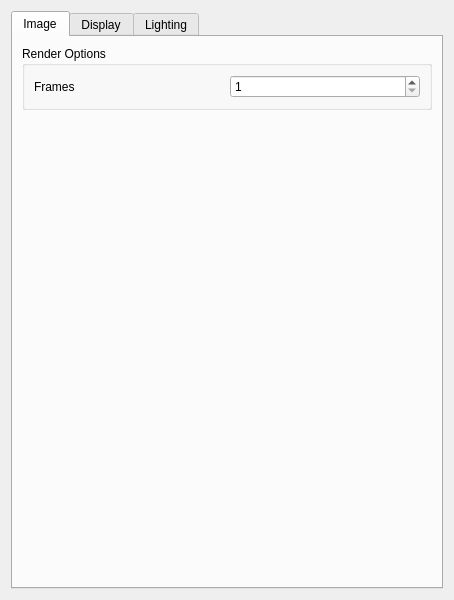
<?xml version="1.0" encoding="UTF-8"?>
<ui version="4.0">
 <class>OsprayViewer</class>
 <widget class="QDialog" name="OsprayViewer">
  <property name="geometry">
   <rect>
    <x>0</x>
    <y>0</y>
    <width>454</width>
    <height>600</height>
   </rect>
  </property>
  <property name="sizePolicy">
   <sizepolicy hsizetype="Preferred" vsizetype="Preferred">
    <horstretch>0</horstretch>
    <verstretch>0</verstretch>
   </sizepolicy>
  </property>
  <property name="minimumSize">
   <size>
    <width>454</width>
    <height>600</height>
   </size>
  </property>
  <property name="windowTitle">
   <string>OsprayViewer</string>
  </property>
  <layout class="QGridLayout" name="gridLayout_7">
   <item row="0" column="0">
    <widget class="QTabWidget" name="tabWidget">
     <property name="currentIndex">
      <number>0</number>
     </property>
     <widget class="QWidget" name="tab">
      <attribute name="title">
       <string>Image</string>
      </attribute>
      <layout class="QGridLayout" name="gridLayout_12">
       <item row="5" column="0">
        <spacer name="verticalSpacer">
         <property name="orientation">
          <enum>Qt::Vertical</enum>
         </property>
         <property name="sizeHint" stdset="0">
          <size>
           <width>20</width>
           <height>40</height>
          </size>
         </property>
        </spacer>
       </item>
       <item row="0" column="0">
        <widget class="QGroupBox" name="groupBox_7">
         <property name="title">
          <string>Render Options</string>
         </property>
         <layout class="QGridLayout" name="gridLayout_8">
          <item row="0" column="0">
           <widget class="QLabel" name="label_18">
            <property name="text">
             <string>Frames</string>
            </property>
           </widget>
          </item>
          <item row="0" column="1">
           <widget class="QSpinBox" name="framesSpinBox_">
            <property name="minimum">
             <number>1</number>
            </property>
            <property name="maximum">
             <number>9999</number>
            </property>
           </widget>
          </item>
         </layout>
        </widget>
       </item>
      </layout>
     </widget>
     <widget class="QWidget" name="tab_2">
      <attribute name="title">
       <string>Display</string>
      </attribute>
      <layout class="QVBoxLayout" name="verticalLayout_2">
       <item>
        <widget class="QGroupBox" name="groupBox_5">
         <property name="title">
          <string>Background Color</string>
         </property>
         <layout class="QGridLayout" name="gridLayout_5">
          <item row="0" column="1">
           <widget class="QDoubleSpinBox" name="backgroundColorRDoubleSpinBox_">
            <property name="maximum">
             <double>1.000000000000000</double>
            </property>
            <property name="singleStep">
             <double>0.010000000000000</double>
            </property>
           </widget>
          </item>
          <item row="2" column="0">
           <widget class="QLabel" name="label_17">
            <property name="text">
             <string>B</string>
            </property>
           </widget>
          </item>
          <item row="1" column="1">
           <widget class="QDoubleSpinBox" name="backgroundColorGDoubleSpinBox_">
            <property name="maximum">
             <double>1.000000000000000</double>
            </property>
            <property name="singleStep">
             <double>0.010000000000000</double>
            </property>
           </widget>
          </item>
          <item row="2" column="1">
           <widget class="QDoubleSpinBox" name="backgroundColorBDoubleSpinBox_">
            <property name="minimum">
             <double>0.000000000000000</double>
            </property>
            <property name="maximum">
             <double>1.000000000000000</double>
            </property>
            <property name="singleStep">
             <double>0.010000000000000</double>
            </property>
            <property name="value">
             <double>0.000000000000000</double>
            </property>
           </widget>
          </item>
          <item row="1" column="0">
           <widget class="QLabel" name="label_16">
            <property name="text">
             <string>G</string>
            </property>
           </widget>
          </item>
          <item row="0" column="0">
           <widget class="QLabel" name="label_15">
            <property name="text">
             <string>R</string>
            </property>
           </widget>
          </item>
         </layout>
        </widget>
       </item>
       <item>
        <widget class="QGroupBox" name="groupBox_2">
         <property name="title">
          <string>Streamlines--TODO: move to ShowField</string>
         </property>
         <layout class="QGridLayout" name="gridLayout_14">
          <item row="0" column="0">
           <widget class="QLabel" name="label_24">
            <property name="text">
             <string>Radius</string>
            </property>
           </widget>
          </item>
          <item row="0" column="1">
           <widget class="QDoubleSpinBox" name="streamlineRadiusDoubleSpinBox_">
            <property name="decimals">
             <number>4</number>
            </property>
            <property name="singleStep">
             <double>0.010000000000000</double>
            </property>
           </widget>
          </item>
         </layout>
        </widget>
       </item>
       <item>
        <spacer name="verticalSpacer_2">
         <property name="orientation">
          <enum>Qt::Vertical</enum>
         </property>
         <property name="sizeHint" stdset="0">
          <size>
           <width>20</width>
           <height>40</height>
          </size>
         </property>
        </spacer>
       </item>
      </layout>
     </widget>
     <widget class="QWidget" name="tab_4">
      <attribute name="title">
       <string>Lighting</string>
      </attribute>
      <layout class="QVBoxLayout" name="verticalLayout_4">
       <item>
        <widget class="QGroupBox" name="groupBox_8">
         <property name="title">
          <string>Type</string>
         </property>
         <layout class="QGridLayout" name="gridLayout_11">
          <item row="0" column="0">
           <widget class="QComboBox" name="lightTypeComboBox_">
            <property name="enabled">
             <bool>true</bool>
            </property>
            <property name="minimumSize">
             <size>
              <width>0</width>
              <height>30</height>
             </size>
            </property>
            <item>
             <property name="text">
              <string>ambient</string>
             </property>
            </item>
            <item>
             <property name="text">
              <string>spot</string>
             </property>
            </item>
            <item>
             <property name="text">
              <string>quad</string>
             </property>
            </item>
            <item>
             <property name="text">
              <string>distant</string>
             </property>
            </item>
            <item>
             <property name="text">
              <string>sphere</string>
             </property>
            </item>
           </widget>
          </item>
          <item row="1" column="0">
           <spacer name="verticalSpacer_5">
            <property name="orientation">
             <enum>Qt::Vertical</enum>
            </property>
            <property name="sizeHint" stdset="0">
             <size>
              <width>20</width>
              <height>40</height>
             </size>
            </property>
           </spacer>
          </item>
         </layout>
        </widget>
       </item>
       <item>
        <widget class="QGroupBox" name="groupBox_9">
         <property name="title">
          <string>Parameters</string>
         </property>
         <layout class="QGridLayout" name="gridLayout_10">
          <item row="0" column="0">
           <widget class="QGroupBox" name="groupBox_10">
            <property name="title">
             <string>Color</string>
            </property>
            <layout class="QGridLayout" name="gridLayout_9">
             <item row="2" column="0">
              <widget class="QLabel" name="label_21">
               <property name="text">
                <string>B</string>
               </property>
              </widget>
             </item>
             <item row="0" column="1">
              <widget class="QDoubleSpinBox" name="lightColorRDoubleSpinBox_">
               <property name="maximum">
                <double>1.000000000000000</double>
               </property>
               <property name="singleStep">
                <double>0.010000000000000</double>
               </property>
              </widget>
             </item>
             <item row="0" column="0">
              <widget class="QLabel" name="label_19">
               <property name="text">
                <string>R</string>
               </property>
              </widget>
             </item>
             <item row="2" column="1">
              <widget class="QDoubleSpinBox" name="lightColorBDoubleSpinBox_">
               <property name="maximum">
                <double>1.000000000000000</double>
               </property>
               <property name="singleStep">
                <double>0.010000000000000</double>
               </property>
              </widget>
             </item>
             <item row="1" column="0">
              <widget class="QLabel" name="label_20">
               <property name="text">
                <string>G</string>
               </property>
              </widget>
             </item>
             <item row="1" column="1">
              <widget class="QDoubleSpinBox" name="lightColorGDoubleSpinBox_">
               <property name="maximum">
                <double>1.000000000000000</double>
               </property>
               <property name="singleStep">
                <double>0.010000000000000</double>
               </property>
              </widget>
             </item>
             <item row="3" column="0">
              <widget class="QLabel" name="label_22">
               <property name="text">
                <string>Intensity</string>
               </property>
              </widget>
             </item>
             <item row="3" column="1">
              <widget class="QDoubleSpinBox" name="lightIntensityDoubleSpinBox_">
               <property name="maximum">
                <double>999999.000000000000000</double>
               </property>
              </widget>
             </item>
            </layout>
           </widget>
          </item>
          <item row="2" column="0">
           <widget class="QCheckBox" name="lightVisibleCheckBox_">
            <property name="text">
             <string>Visible</string>
            </property>
           </widget>
          </item>
         </layout>
        </widget>
       </item>
       <item>
        <spacer name="verticalSpacer_4">
         <property name="orientation">
          <enum>Qt::Vertical</enum>
         </property>
         <property name="sizeHint" stdset="0">
          <size>
           <width>20</width>
           <height>40</height>
          </size>
         </property>
        </spacer>
       </item>
      </layout>
     </widget>
    </widget>
   </item>
  </layout>
 </widget>
 <resources/>
 <connections/>
</ui>
